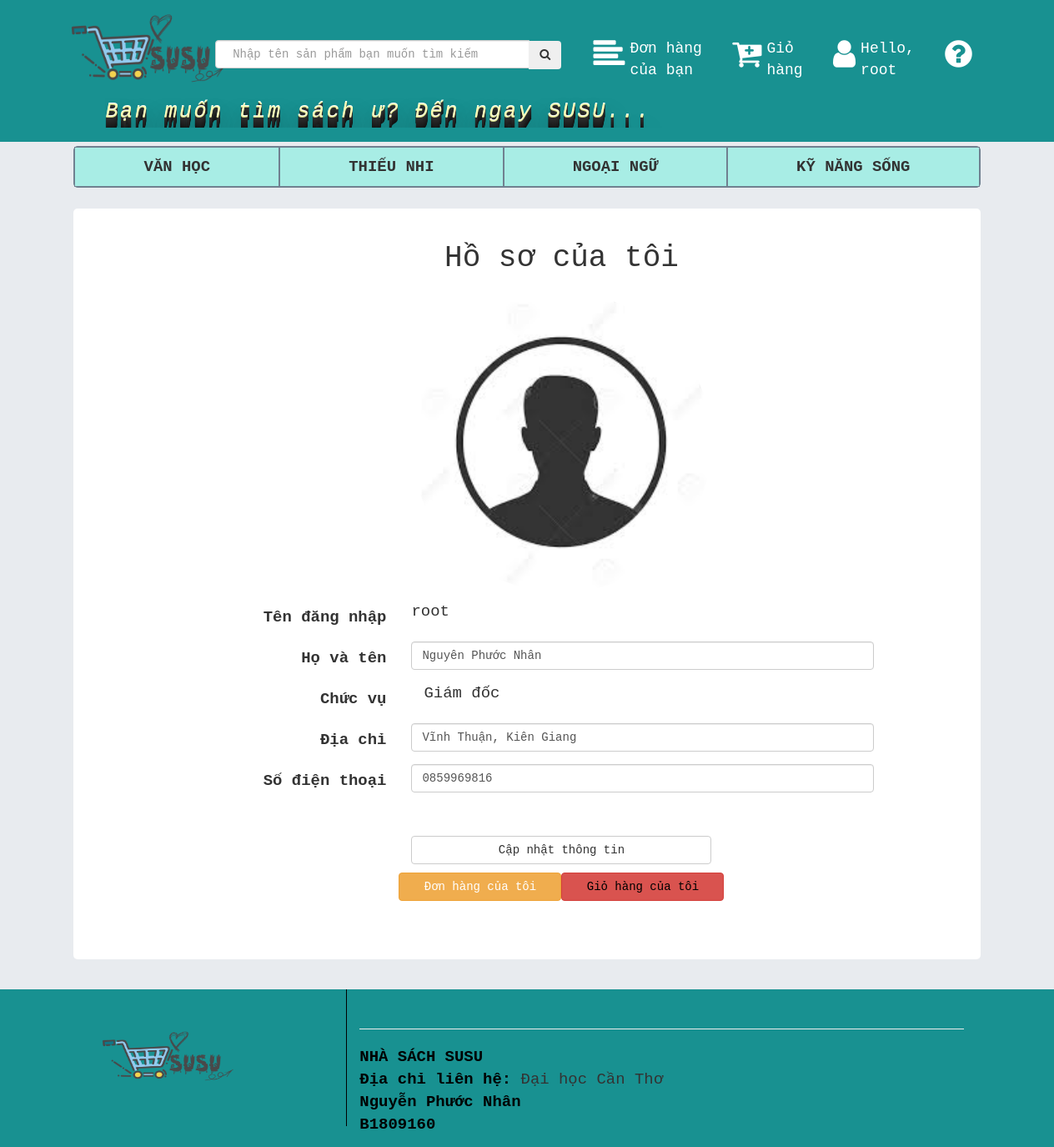
Page /QuanLyBanHang/index.php?p=profile (signed in) on the committed database.
### tables this page shows
CREATE TABLE `nhanvien` (
  `MSNV` int(11) NOT NULL,
  `HoTenNV` varchar(50) NOT NULL,
  `ChucVu` varchar(50) NOT NULL,
  `DiaChi` varchar(50) DEFAULT NULL,
  `SoDienThoai` char(10) NOT NULL,
  `avatar` char(50) DEFAULT NULL
);

### QuanLyBanHang/lib/functionmysql.php (called while the page is built, shortened)
<?php
function layid($user){
    require "conDB.php";
    $sql = "
        select iduser from login
        where username = '$user';
    ";
    return mysqli_query($conn, $sql);
}
function profilenhanvien($id){
    require "conDB.php";
    $sql = "
    SELECT b.username, a.HoTenNV , a.ChucVu, a.DiaChi,a.SoDienThoai,a.avatar
    FROM nhanvien a, login b
    WHERE a.MSNV = $id and b.iduser = a.MSNV
    ";
    return mysqli_query($conn, $sql);
}
?>

### QuanLyBanHang/page/profile.php (the view, shortened to what this page needs)
<?php
if (isset($_SESSION['user'])) {
    $user = $_SESSION['user'];
    $idgroup = $_SESSION['idgroup'];
    $layid = layid($user);
    $row = mysqli_fetch_array($layid);
    $id = $row['iduser'];
    if ($idgroup == 0) {
        $sqlthongtin = proc_profilekhachhang($id);
        $thongtin = mysqli_fetch_array($sqlthongtin);
        $hoten = $thongtin['HoTenKH'];
    } else {
        $sqlthongtin = profilenhanvien($id);
        $thongtin = mysqli_fetch_array($sqlthongtin);
        $hoten = $thongtin['HoTenNV'];
        $chucvu = $thongtin['ChucVu'];
    }
}
?>
<div class="container">
    <div class="row">
        <div class="col-md-12">
            <form action="./lib/updatethongtin.php" method="POST" class="form-horizontal">
                <div class="row text-center"><b>
                        <h1>Hồ sơ của tôi</h1>
                    </b></div>
                <div class="row">
                    <img class="col-sm-4 col-sm-offset-4 col-xs-4 col-xs-offset-4 img-circle" src="<?php if ($thongtin['avatar'] == '') echo './picture/profile-default.jfif';
                                                                                                    else echo $thongtin['avatar']; ?>" alt="">
                </div>
                <div class="form-group">
                    <label class="col-sm-3 control-label col-sm-offset-1">Tên đăng nhập</label>
                    <div class="col-sm-6"><?php echo $thongtin['username'] ?></div>
                </div>
                <div class="form-group">
                    <label for="name" class="col-sm-3 control-label col-sm-offset-1">Họ và tên</label>
                    <div class="col-sm-6">
                        <input id="name" name="name" type="text" class="form-control" required value="<?php echo $hoten ?>">
                    </div>
                </div>
                <?php
                if ($idgroup == 1) {
                ?>
                    <div class="form-group">
                        <label for="name" class="col-sm-3 control-label col-sm-offset-1">Chức vụ</label>
                        <div class="col-sm-6">
                            <div class="col-sm-6"><?php echo $chucvu; ?></div>
                        </div>
                    </div>
                <?php
                }
                ?>
                <div class="form-group">
                    <label for="diachi" class="col-sm-3 control-label col-sm-offset-1">Địa chỉ</label>
                    <div class="col-sm-6">
                        <input type="text" name="diachi" id="diachi" class="form-control" required value="<?php echo $thongtin['DiaChi']; ?>">
                    </div>
                </div>
                <div class="form-group">
                    <label for="sodienthoai" class="col-sm-3 control-label col-sm-offset-1">Số điện thoại</label>
                    <div class="col-sm-6">
                        <input type="text" name="sodienthoai" id="sodienthoai" class="form-control" value="<?php echo $thongtin['SoDienThoai']; ?>">
                    </div>
                </div>
                <br>
                <div class="row">
                    <div class="col-sm-4 col-sm-offset-4">
                        <button type="submit" class="btn btn-default btn-block">Cập nhật thông tin</button>
                    </div>
                </div>
                <div class="row">
                    <a href="#"><button class="btn btn-warning col-sm-2 col-sm-offset-4 col-xs-2 col-xs-offset-4">Đơn hàng của tôi</button></a>
                    <a href="./index.php?p=thanhtoan" class="btn btn-danger col-sm-2 col-xs-2">Giỏ hàng của tôi</a>
                </div>
            </form>
        </div>
    </div>
</div>

### QuanLyBanHang/index.css (style rules this page uses)
html, .body1 { margin: 0; font-family: 'Courier New', Courier, monospace; font-size: 1.5vw; width: 100%; height: 100%; position: relative; background-color: rgba(232, 235, 239, 0.98); z-index: 1; }
a, strong { text-decoration: none; color: black !important; }
a, strong { color: black; }
.row { margin: 10px; }

### rows in the picture
nhanvien: MSNV.username "root", name "Nguyễn Phước Nhân", ChucVu "Giám đốc", diachi "Vĩnh Thuận, Kiên Giang", sodienthoai "0859969816"

### other values in the picture
$_SESSION['user'] "root"
